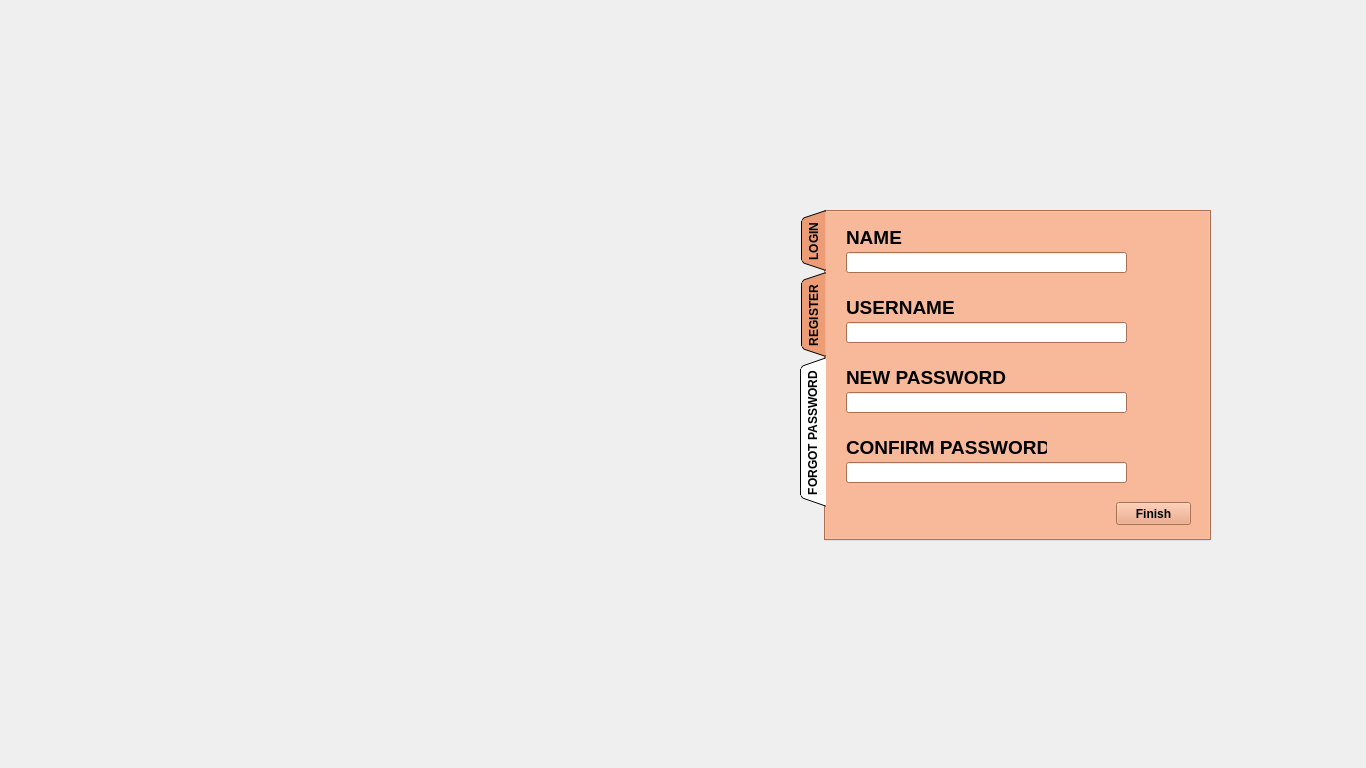
<?xml version="1.0" encoding="UTF-8"?>
<ui version="4.0">
 <class>Dialog</class>
 <widget class="QDialog" name="Dialog">
  <property name="geometry">
   <rect>
    <x>0</x>
    <y>0</y>
    <width>1366</width>
    <height>768</height>
   </rect>
  </property>
  <property name="minimumSize">
   <size>
    <width>1366</width>
    <height>768</height>
   </size>
  </property>
  <property name="maximumSize">
   <size>
    <width>1366</width>
    <height>768</height>
   </size>
  </property>
  <property name="windowTitle">
   <string>Dialog</string>
  </property>
  <widget class="QLabel" name="bg_label">
   <property name="geometry">
    <rect>
     <x>0</x>
     <y>0</y>
     <width>1366</width>
     <height>768</height>
    </rect>
   </property>
   <property name="text">
    <string/>
   </property>
   <property name="pixmap">
    <pixmap>asset/Web 1920 – 1.png</pixmap>
   </property>
  </widget>
  <widget class="QTabWidget" name="tabWidget">
   <property name="geometry">
    <rect>
     <x>800</x>
     <y>210</y>
     <width>411</width>
     <height>331</height>
    </rect>
   </property>
   <property name="palette">
    <palette>
     <active>
      <colorrole role="WindowText">
       <brush brushstyle="SolidPattern">
        <color alpha="255">
         <red>0</red>
         <green>0</green>
         <blue>0</blue>
        </color>
       </brush>
      </colorrole>
      <colorrole role="Button">
       <brush brushstyle="SolidPattern">
        <color alpha="255">
         <red>236</red>
         <green>157</green>
         <blue>117</blue>
        </color>
       </brush>
      </colorrole>
      <colorrole role="Light">
       <brush brushstyle="SolidPattern">
        <color alpha="255">
         <red>255</red>
         <green>236</green>
         <blue>226</blue>
        </color>
       </brush>
      </colorrole>
      <colorrole role="Midlight">
       <brush brushstyle="SolidPattern">
        <color alpha="255">
         <red>245</red>
         <green>196</green>
         <blue>171</blue>
        </color>
       </brush>
      </colorrole>
      <colorrole role="Dark">
       <brush brushstyle="SolidPattern">
        <color alpha="255">
         <red>118</red>
         <green>78</green>
         <blue>58</blue>
        </color>
       </brush>
      </colorrole>
      <colorrole role="Mid">
       <brush brushstyle="SolidPattern">
        <color alpha="255">
         <red>157</red>
         <green>105</green>
         <blue>78</blue>
        </color>
       </brush>
      </colorrole>
      <colorrole role="Text">
       <brush brushstyle="SolidPattern">
        <color alpha="255">
         <red>0</red>
         <green>0</green>
         <blue>0</blue>
        </color>
       </brush>
      </colorrole>
      <colorrole role="BrightText">
       <brush brushstyle="SolidPattern">
        <color alpha="255">
         <red>255</red>
         <green>255</green>
         <blue>255</blue>
        </color>
       </brush>
      </colorrole>
      <colorrole role="ButtonText">
       <brush brushstyle="SolidPattern">
        <color alpha="255">
         <red>0</red>
         <green>0</green>
         <blue>0</blue>
        </color>
       </brush>
      </colorrole>
      <colorrole role="Base">
       <brush brushstyle="SolidPattern">
        <color alpha="255">
         <red>255</red>
         <green>255</green>
         <blue>255</blue>
        </color>
       </brush>
      </colorrole>
      <colorrole role="Window">
       <brush brushstyle="SolidPattern">
        <color alpha="255">
         <red>236</red>
         <green>157</green>
         <blue>117</blue>
        </color>
       </brush>
      </colorrole>
      <colorrole role="Shadow">
       <brush brushstyle="SolidPattern">
        <color alpha="255">
         <red>0</red>
         <green>0</green>
         <blue>0</blue>
        </color>
       </brush>
      </colorrole>
      <colorrole role="AlternateBase">
       <brush brushstyle="SolidPattern">
        <color alpha="255">
         <red>245</red>
         <green>206</green>
         <blue>186</blue>
        </color>
       </brush>
      </colorrole>
      <colorrole role="ToolTipBase">
       <brush brushstyle="SolidPattern">
        <color alpha="255">
         <red>255</red>
         <green>255</green>
         <blue>220</blue>
        </color>
       </brush>
      </colorrole>
      <colorrole role="ToolTipText">
       <brush brushstyle="SolidPattern">
        <color alpha="255">
         <red>0</red>
         <green>0</green>
         <blue>0</blue>
        </color>
       </brush>
      </colorrole>
      <colorrole role="PlaceholderText">
       <brush brushstyle="SolidPattern">
        <color alpha="128">
         <red>0</red>
         <green>0</green>
         <blue>0</blue>
        </color>
       </brush>
      </colorrole>
     </active>
     <inactive>
      <colorrole role="WindowText">
       <brush brushstyle="SolidPattern">
        <color alpha="255">
         <red>0</red>
         <green>0</green>
         <blue>0</blue>
        </color>
       </brush>
      </colorrole>
      <colorrole role="Button">
       <brush brushstyle="SolidPattern">
        <color alpha="255">
         <red>236</red>
         <green>157</green>
         <blue>117</blue>
        </color>
       </brush>
      </colorrole>
      <colorrole role="Light">
       <brush brushstyle="SolidPattern">
        <color alpha="255">
         <red>255</red>
         <green>236</green>
         <blue>226</blue>
        </color>
       </brush>
      </colorrole>
      <colorrole role="Midlight">
       <brush brushstyle="SolidPattern">
        <color alpha="255">
         <red>245</red>
         <green>196</green>
         <blue>171</blue>
        </color>
       </brush>
      </colorrole>
      <colorrole role="Dark">
       <brush brushstyle="SolidPattern">
        <color alpha="255">
         <red>118</red>
         <green>78</green>
         <blue>58</blue>
        </color>
       </brush>
      </colorrole>
      <colorrole role="Mid">
       <brush brushstyle="SolidPattern">
        <color alpha="255">
         <red>157</red>
         <green>105</green>
         <blue>78</blue>
        </color>
       </brush>
      </colorrole>
      <colorrole role="Text">
       <brush brushstyle="SolidPattern">
        <color alpha="255">
         <red>0</red>
         <green>0</green>
         <blue>0</blue>
        </color>
       </brush>
      </colorrole>
      <colorrole role="BrightText">
       <brush brushstyle="SolidPattern">
        <color alpha="255">
         <red>255</red>
         <green>255</green>
         <blue>255</blue>
        </color>
       </brush>
      </colorrole>
      <colorrole role="ButtonText">
       <brush brushstyle="SolidPattern">
        <color alpha="255">
         <red>0</red>
         <green>0</green>
         <blue>0</blue>
        </color>
       </brush>
      </colorrole>
      <colorrole role="Base">
       <brush brushstyle="SolidPattern">
        <color alpha="255">
         <red>255</red>
         <green>255</green>
         <blue>255</blue>
        </color>
       </brush>
      </colorrole>
      <colorrole role="Window">
       <brush brushstyle="SolidPattern">
        <color alpha="255">
         <red>236</red>
         <green>157</green>
         <blue>117</blue>
        </color>
       </brush>
      </colorrole>
      <colorrole role="Shadow">
       <brush brushstyle="SolidPattern">
        <color alpha="255">
         <red>0</red>
         <green>0</green>
         <blue>0</blue>
        </color>
       </brush>
      </colorrole>
      <colorrole role="AlternateBase">
       <brush brushstyle="SolidPattern">
        <color alpha="255">
         <red>245</red>
         <green>206</green>
         <blue>186</blue>
        </color>
       </brush>
      </colorrole>
      <colorrole role="ToolTipBase">
       <brush brushstyle="SolidPattern">
        <color alpha="255">
         <red>255</red>
         <green>255</green>
         <blue>220</blue>
        </color>
       </brush>
      </colorrole>
      <colorrole role="ToolTipText">
       <brush brushstyle="SolidPattern">
        <color alpha="255">
         <red>0</red>
         <green>0</green>
         <blue>0</blue>
        </color>
       </brush>
      </colorrole>
      <colorrole role="PlaceholderText">
       <brush brushstyle="SolidPattern">
        <color alpha="128">
         <red>0</red>
         <green>0</green>
         <blue>0</blue>
        </color>
       </brush>
      </colorrole>
     </inactive>
     <disabled>
      <colorrole role="WindowText">
       <brush brushstyle="SolidPattern">
        <color alpha="255">
         <red>118</red>
         <green>78</green>
         <blue>58</blue>
        </color>
       </brush>
      </colorrole>
      <colorrole role="Button">
       <brush brushstyle="SolidPattern">
        <color alpha="255">
         <red>236</red>
         <green>157</green>
         <blue>117</blue>
        </color>
       </brush>
      </colorrole>
      <colorrole role="Light">
       <brush brushstyle="SolidPattern">
        <color alpha="255">
         <red>255</red>
         <green>236</green>
         <blue>226</blue>
        </color>
       </brush>
      </colorrole>
      <colorrole role="Midlight">
       <brush brushstyle="SolidPattern">
        <color alpha="255">
         <red>245</red>
         <green>196</green>
         <blue>171</blue>
        </color>
       </brush>
      </colorrole>
      <colorrole role="Dark">
       <brush brushstyle="SolidPattern">
        <color alpha="255">
         <red>118</red>
         <green>78</green>
         <blue>58</blue>
        </color>
       </brush>
      </colorrole>
      <colorrole role="Mid">
       <brush brushstyle="SolidPattern">
        <color alpha="255">
         <red>157</red>
         <green>105</green>
         <blue>78</blue>
        </color>
       </brush>
      </colorrole>
      <colorrole role="Text">
       <brush brushstyle="SolidPattern">
        <color alpha="255">
         <red>118</red>
         <green>78</green>
         <blue>58</blue>
        </color>
       </brush>
      </colorrole>
      <colorrole role="BrightText">
       <brush brushstyle="SolidPattern">
        <color alpha="255">
         <red>255</red>
         <green>255</green>
         <blue>255</blue>
        </color>
       </brush>
      </colorrole>
      <colorrole role="ButtonText">
       <brush brushstyle="SolidPattern">
        <color alpha="255">
         <red>118</red>
         <green>78</green>
         <blue>58</blue>
        </color>
       </brush>
      </colorrole>
      <colorrole role="Base">
       <brush brushstyle="SolidPattern">
        <color alpha="255">
         <red>236</red>
         <green>157</green>
         <blue>117</blue>
        </color>
       </brush>
      </colorrole>
      <colorrole role="Window">
       <brush brushstyle="SolidPattern">
        <color alpha="255">
         <red>236</red>
         <green>157</green>
         <blue>117</blue>
        </color>
       </brush>
      </colorrole>
      <colorrole role="Shadow">
       <brush brushstyle="SolidPattern">
        <color alpha="255">
         <red>0</red>
         <green>0</green>
         <blue>0</blue>
        </color>
       </brush>
      </colorrole>
      <colorrole role="AlternateBase">
       <brush brushstyle="SolidPattern">
        <color alpha="255">
         <red>236</red>
         <green>157</green>
         <blue>117</blue>
        </color>
       </brush>
      </colorrole>
      <colorrole role="ToolTipBase">
       <brush brushstyle="SolidPattern">
        <color alpha="255">
         <red>255</red>
         <green>255</green>
         <blue>220</blue>
        </color>
       </brush>
      </colorrole>
      <colorrole role="ToolTipText">
       <brush brushstyle="SolidPattern">
        <color alpha="255">
         <red>0</red>
         <green>0</green>
         <blue>0</blue>
        </color>
       </brush>
      </colorrole>
      <colorrole role="PlaceholderText">
       <brush brushstyle="SolidPattern">
        <color alpha="128">
         <red>0</red>
         <green>0</green>
         <blue>0</blue>
        </color>
       </brush>
      </colorrole>
     </disabled>
    </palette>
   </property>
   <property name="font">
    <font>
     <family>Segoe UI</family>
     <weight>75</weight>
     <bold>true</bold>
    </font>
   </property>
   <property name="tabPosition">
    <enum>QTabWidget::West</enum>
   </property>
   <property name="tabShape">
    <enum>QTabWidget::Triangular</enum>
   </property>
   <property name="currentIndex">
    <number>2</number>
   </property>
   <widget class="QWidget" name="login">
    <attribute name="title">
     <string>LOGIN</string>
    </attribute>
    <widget class="QLabel" name="usr_label">
     <property name="geometry">
      <rect>
       <x>20</x>
       <y>20</y>
       <width>331</width>
       <height>31</height>
      </rect>
     </property>
     <property name="font">
      <font>
       <family>Segoe UI</family>
       <pointsize>22</pointsize>
       <weight>75</weight>
       <italic>false</italic>
       <bold>true</bold>
      </font>
     </property>
     <property name="frameShape">
      <enum>QFrame::NoFrame</enum>
     </property>
     <property name="text">
      <string>USERNAME</string>
     </property>
    </widget>
    <widget class="QLabel" name="pass_label">
     <property name="geometry">
      <rect>
       <x>20</x>
       <y>130</y>
       <width>331</width>
       <height>31</height>
      </rect>
     </property>
     <property name="font">
      <font>
       <family>Segoe UI</family>
       <pointsize>22</pointsize>
       <weight>75</weight>
       <italic>false</italic>
       <bold>true</bold>
      </font>
     </property>
     <property name="frameShape">
      <enum>QFrame::NoFrame</enum>
     </property>
     <property name="text">
      <string>PASSWORD</string>
     </property>
    </widget>
    <widget class="QLineEdit" name="pass_box">
     <property name="geometry">
      <rect>
       <x>40</x>
       <y>180</y>
       <width>311</width>
       <height>31</height>
      </rect>
     </property>
    </widget>
    <widget class="QComboBox" name="usr_cbox">
     <property name="geometry">
      <rect>
       <x>40</x>
       <y>70</y>
       <width>311</width>
       <height>31</height>
      </rect>
     </property>
     <property name="editable">
      <bool>true</bool>
     </property>
    </widget>
    <widget class="QPushButton" name="login_btn">
     <property name="geometry">
      <rect>
       <x>270</x>
       <y>230</y>
       <width>81</width>
       <height>23</height>
      </rect>
     </property>
     <property name="focusPolicy">
      <enum>Qt::TabFocus</enum>
     </property>
     <property name="text">
      <string>LOGIN</string>
     </property>
     <property name="flat">
      <bool>false</bool>
     </property>
    </widget>
   </widget>
   <widget class="QWidget" name="register">
    <attribute name="title">
     <string>REGISTER</string>
    </attribute>
    <widget class="QLabel" name="name_label">
     <property name="geometry">
      <rect>
       <x>20</x>
       <y>20</y>
       <width>101</width>
       <height>31</height>
      </rect>
     </property>
     <property name="font">
      <font>
       <family>Segoe UI</family>
       <pointsize>14</pointsize>
       <weight>75</weight>
       <italic>false</italic>
       <bold>true</bold>
      </font>
     </property>
     <property name="text">
      <string>NAME</string>
     </property>
    </widget>
    <widget class="QLineEdit" name="name_box">
     <property name="geometry">
      <rect>
       <x>20</x>
       <y>50</y>
       <width>281</width>
       <height>21</height>
      </rect>
     </property>
    </widget>
    <widget class="QLabel" name="desi_label">
     <property name="geometry">
      <rect>
       <x>20</x>
       <y>80</y>
       <width>141</width>
       <height>31</height>
      </rect>
     </property>
     <property name="font">
      <font>
       <family>Segoe UI</family>
       <pointsize>14</pointsize>
       <weight>75</weight>
       <italic>false</italic>
       <bold>true</bold>
      </font>
     </property>
     <property name="text">
      <string>DESIGNATION</string>
     </property>
    </widget>
    <widget class="QComboBox" name="desi_cbox">
     <property name="geometry">
      <rect>
       <x>20</x>
       <y>110</y>
       <width>281</width>
       <height>22</height>
      </rect>
     </property>
     <item>
      <property name="text">
       <string>Assistant Professor</string>
      </property>
     </item>
     <item>
      <property name="text">
       <string>Head of Department</string>
      </property>
     </item>
     <item>
      <property name="text">
       <string>Student</string>
      </property>
     </item>
     <item>
      <property name="text">
       <string>Librarian</string>
      </property>
     </item>
    </widget>
    <widget class="QLabel" name="rusr_label">
     <property name="geometry">
      <rect>
       <x>20</x>
       <y>140</y>
       <width>111</width>
       <height>31</height>
      </rect>
     </property>
     <property name="font">
      <font>
       <family>Segoe UI</family>
       <pointsize>14</pointsize>
       <weight>75</weight>
       <italic>false</italic>
       <bold>true</bold>
      </font>
     </property>
     <property name="text">
      <string>USERNAME</string>
     </property>
    </widget>
    <widget class="QLineEdit" name="rusr_box">
     <property name="geometry">
      <rect>
       <x>20</x>
       <y>170</y>
       <width>281</width>
       <height>21</height>
      </rect>
     </property>
    </widget>
    <widget class="QLabel" name="rpass_label">
     <property name="geometry">
      <rect>
       <x>20</x>
       <y>200</y>
       <width>111</width>
       <height>31</height>
      </rect>
     </property>
     <property name="font">
      <font>
       <family>Segoe UI</family>
       <pointsize>14</pointsize>
       <weight>75</weight>
       <italic>false</italic>
       <bold>true</bold>
      </font>
     </property>
     <property name="text">
      <string>PASSWORD</string>
     </property>
    </widget>
    <widget class="QLineEdit" name="rpass_box">
     <property name="geometry">
      <rect>
       <x>20</x>
       <y>230</y>
       <width>131</width>
       <height>21</height>
      </rect>
     </property>
    </widget>
    <widget class="QLabel" name="concpass_label">
     <property name="geometry">
      <rect>
       <x>170</x>
       <y>200</y>
       <width>201</width>
       <height>31</height>
      </rect>
     </property>
     <property name="font">
      <font>
       <family>Segoe UI</family>
       <pointsize>14</pointsize>
       <weight>75</weight>
       <italic>false</italic>
       <bold>true</bold>
      </font>
     </property>
     <property name="text">
      <string>CONFIRM PASSWORD</string>
     </property>
    </widget>
    <widget class="QLineEdit" name="concpass_box">
     <property name="geometry">
      <rect>
       <x>170</x>
       <y>230</y>
       <width>131</width>
       <height>21</height>
      </rect>
     </property>
    </widget>
    <widget class="QPushButton" name="register_btn">
     <property name="geometry">
      <rect>
       <x>280</x>
       <y>270</y>
       <width>75</width>
       <height>23</height>
      </rect>
     </property>
     <property name="text">
      <string>REGISTER</string>
     </property>
    </widget>
   </widget>
   <widget class="QWidget" name="tab_3">
    <attribute name="title">
     <string>FORGOT PASSWORD</string>
    </attribute>
    <widget class="QLabel" name="fname_label">
     <property name="geometry">
      <rect>
       <x>20</x>
       <y>10</y>
       <width>101</width>
       <height>31</height>
      </rect>
     </property>
     <property name="font">
      <font>
       <family>Segoe UI</family>
       <pointsize>14</pointsize>
       <weight>75</weight>
       <italic>false</italic>
       <bold>true</bold>
      </font>
     </property>
     <property name="text">
      <string>NAME</string>
     </property>
    </widget>
    <widget class="QLineEdit" name="fname_box">
     <property name="geometry">
      <rect>
       <x>20</x>
       <y>40</y>
       <width>281</width>
       <height>21</height>
      </rect>
     </property>
    </widget>
    <widget class="QLabel" name="fusr_label">
     <property name="geometry">
      <rect>
       <x>20</x>
       <y>80</y>
       <width>111</width>
       <height>31</height>
      </rect>
     </property>
     <property name="font">
      <font>
       <family>Segoe UI</family>
       <pointsize>14</pointsize>
       <weight>75</weight>
       <italic>false</italic>
       <bold>true</bold>
      </font>
     </property>
     <property name="text">
      <string>USERNAME</string>
     </property>
    </widget>
    <widget class="QLineEdit" name="fusrname_box">
     <property name="geometry">
      <rect>
       <x>20</x>
       <y>110</y>
       <width>281</width>
       <height>21</height>
      </rect>
     </property>
    </widget>
    <widget class="QLabel" name="fpass_label">
     <property name="geometry">
      <rect>
       <x>20</x>
       <y>150</y>
       <width>211</width>
       <height>31</height>
      </rect>
     </property>
     <property name="font">
      <font>
       <family>Segoe UI</family>
       <pointsize>14</pointsize>
       <weight>75</weight>
       <italic>false</italic>
       <bold>true</bold>
      </font>
     </property>
     <property name="text">
      <string>NEW PASSWORD</string>
     </property>
    </widget>
    <widget class="QLineEdit" name="fpass_box">
     <property name="geometry">
      <rect>
       <x>20</x>
       <y>180</y>
       <width>281</width>
       <height>21</height>
      </rect>
     </property>
    </widget>
    <widget class="QLabel" name="fconcpass_label">
     <property name="geometry">
      <rect>
       <x>20</x>
       <y>220</y>
       <width>201</width>
       <height>31</height>
      </rect>
     </property>
     <property name="font">
      <font>
       <family>Segoe UI</family>
       <pointsize>14</pointsize>
       <weight>75</weight>
       <italic>false</italic>
       <bold>true</bold>
      </font>
     </property>
     <property name="text">
      <string>CONFIRM PASSWORD</string>
     </property>
    </widget>
    <widget class="QLineEdit" name="fconcpass_box">
     <property name="geometry">
      <rect>
       <x>20</x>
       <y>250</y>
       <width>281</width>
       <height>21</height>
      </rect>
     </property>
    </widget>
    <widget class="QPushButton" name="finish_btn">
     <property name="geometry">
      <rect>
       <x>290</x>
       <y>290</y>
       <width>75</width>
       <height>23</height>
      </rect>
     </property>
     <property name="text">
      <string>Finish</string>
     </property>
    </widget>
   </widget>
  </widget>
 </widget>
 <resources/>
 <connections/>
</ui>
